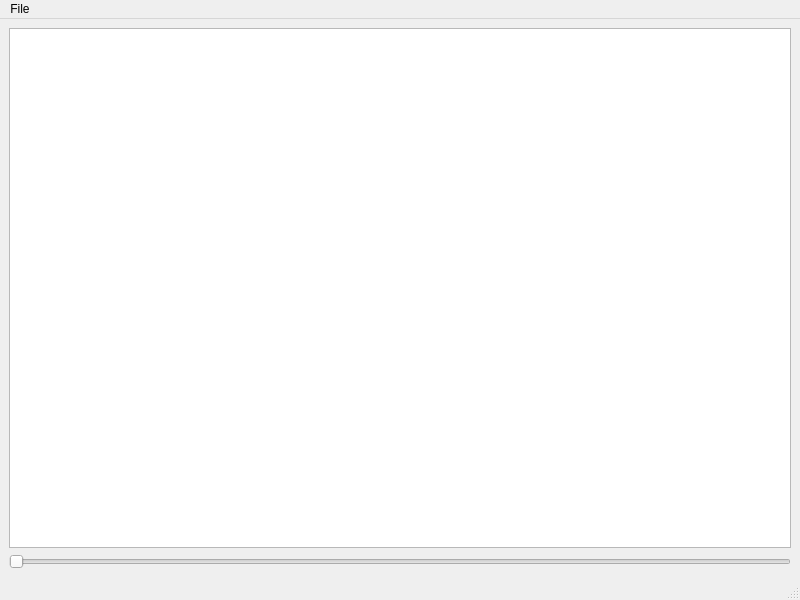
<?xml version="1.0" encoding="UTF-8"?>
<ui version="4.0">
 <class>MainWindow</class>
 <widget class="QMainWindow" name="MainWindow">
  <property name="geometry">
   <rect>
    <x>0</x>
    <y>0</y>
    <width>800</width>
    <height>600</height>
   </rect>
  </property>
  <property name="windowTitle">
   <string>ViSIE</string>
  </property>
  <widget class="QWidget" name="centralwidget">
   <layout class="QVBoxLayout" name="verticalLayout">
    <item>
     <widget class="QGraphicsView" name="graphicsView"/>
    </item>
    <item>
     <widget class="QSlider" name="frameSlider">
      <property name="enabled">
       <bool>false</bool>
      </property>
      <property name="orientation">
       <enum>Qt::Horizontal</enum>
      </property>
     </widget>
    </item>
   </layout>
  </widget>
  <widget class="QMenuBar" name="menubar">
   <property name="geometry">
    <rect>
     <x>0</x>
     <y>0</y>
     <width>800</width>
     <height>22</height>
    </rect>
   </property>
   <widget class="QMenu" name="menuFile">
    <property name="title">
     <string>File</string>
    </property>
    <addaction name="actionOpen"/>
    <addaction name="actionSave"/>
   </widget>
   <addaction name="menuFile"/>
  </widget>
  <widget class="QStatusBar" name="statusbar"/>
  <action name="actionOpen">
   <property name="text">
    <string>Open</string>
   </property>
  </action>
  <action name="actionSave">
   <property name="text">
    <string>Save</string>
   </property>
   <property name="shortcut">
    <string>Ctrl+S</string>
   </property>
  </action>
 </widget>
 <resources/>
 <connections/>
</ui>
